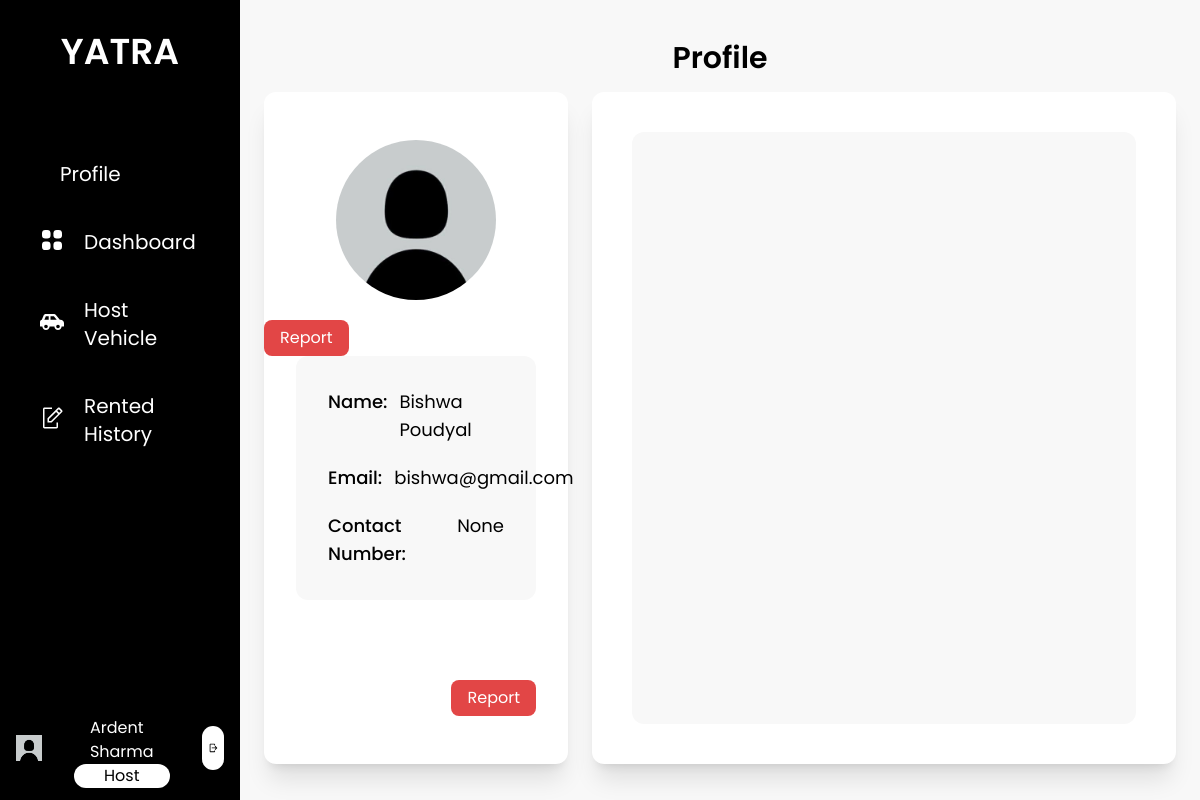
The page /viewprofileenduser/3 (signed in) on the database its author committed.
### base/models.py (models this page shows, shortened)
class Host(models.Model):
    user = models.OneToOneField(User, on_delete=models.CASCADE, related_name="host")
    first_name = models.CharField(max_length=25)
    last_name = models.CharField(max_length=25)
    email = models.EmailField()
    phone_number = models.CharField(max_length=10, null= True, blank=True)
    address = models.CharField(max_length=100, null= True, blank=True)
    citizenship_id = models.CharField(max_length=20, null= True, blank=True)
    citizenship = models.ImageField(upload_to='host/profile', default='default_photo.jpg')
    pic = models.ImageField(upload_to='host/profile', default='default_profile.jpg')
    is_approved = models.CharField(max_length=10, choices=status, default="Pending")
    is_blocked = models.BooleanField(default=False)

class EndUser(models.Model):
    user = models.OneToOneField(User, on_delete=models.CASCADE, related_name="enduser")
    first_name = models.CharField(max_length=25)
    last_name = models.CharField(max_length=25)
    email = models.EmailField()
    phone_number = models.CharField(max_length=10, null= True, blank=True)
    citizenship_id = models.CharField(max_length=20, null= True, blank=True)
    citizenship = models.ImageField(upload_to='enduser/profile',  default='default_photo.jpg')
    license_no = models.CharField(max_length=20, null= True, blank=True)
    license = models.ImageField(upload_to='enduser/profile',  default='default_photo.jpg')
    pic = models.ImageField(upload_to='enduser/profile', default='default_profile.jpg')
    is_approved = models.CharField(max_length=10, choices=status, default="Pending")
    is_blocked = models.BooleanField(default=False)

### base/views.py (the view)
# urls.py: path('viewprofileenduser/<str:pk>', views.view_profile_enduser, name='view_profile_enduser'),
def view_profile_enduser(request, pk):
    enduser = EndUser.objects.get(id=pk)
    renthistory = Rents.objects.filter(renter=enduser, vehicle__host=request.user.host)
    report = ReportUser.objects.filter(by=request.user, to=enduser.user)
    if report.count() > 0:
        report_button = False
    else:
        report_button = True
    context = {
        'enduser': enduser,
        'renthistory': renthistory,
        'report_button': report_button
    }
    return render(request, 'host/enduser_profile.html', context)

### base/templatetags/user_group.py (called while the page is built)
@register.filter(name='has_group')
def has_group(user, group_name):
    return user.groups.filter(name=group_name).exists()

### base/templates/host/enduser_profile.html (shortened to what this page needs)
{% extends 'base/base.html' %}
{% load static %}
{% load user_group %}
{% block content %}
<div class="flex flex-col h-screen px-6 py-10 w-full bg-theme">
    <p class="text-center text-3xl font-semibold pt pb-4">Profile</p>
    <div class="flex flex-row h-full gap-6">
        <div class="bg-white h-full flex flex-col w-1/3 py-12 rounded-xl justify-between shadow-xl">
            <img src="{{ enduser.pic.url }}" style="object-fit: contain" alt="" class="mx-auto mb-5 w-40 h-40 object-cover rounded-full ">
            {% if report_button %}
                <form action="{% url 'report_user' to=enduser.user_id %}" method="get" style="margin-bottom: 0px;">
                    <button type="submit" class="bg-danger px-4 py-1.5 mr-4 mb-0 text-white rounded-lg">Report</button>
                </form>
            {% endif %}
            <div class="flex flex-col bg-theme  mx-8 p-8 text-lg rounded-xl">
                <div class="flex mb-5">
                    <p class="font-medium">Name:</p>
                    <p class="ml-3">{{ enduser.first_name }} {{ enduser.last_name }}</p>
                </div>
                <div class="flex mb-5">
                    <p class="font-medium">Email:</p>
                    <p class="ml-3">{{ enduser.email }}</p>
                </div>
                <div class="flex">
                    <p class="font-medium">Contact Number:</p>
                    <p class="ml-3">{{ enduser.phone_number }}</p>
                </div>
            </div>
            <div class="flex w-fll justify-end mt-20 mx-4">
                <form action="{% url 'report_user' to=enduser.user_id %}" method="get" style="margin-bottom: 0px;">
                    <button type="submit" class="bg-danger px-4 py-1.5 mr-4 mb-0 text-white rounded-lg">Report</button>
                </form>
            </div>
        </div>
        <div class="bg-white h-full flex flex-col w-2/3 justify-between rounded-xl shadow-xl">
            <div class="flex flex-col bg-theme m-10 p-8 text-lg rounded-xl h-full relative">
            </div>
        </div>
    </div>
</div>
{% endblock content%}

### base/templates/base/base.html (shortened to what this page needs)
{% load static tailwind_tags %}
{% load user_group %}
<html lang="en">
<head>
    {% tailwind_css %}
</head>
<body class="font-poppins min-h-screen">
    <div class="flex flex-row">
        <div class="flex w-1/5 bg-black h-screen text-white">
            <div class="w-full relative">
                <div class="flex justify-center pb-8">
                    <a href="{% url 'home' %}" class="py-8">
                        <span class="text-4xl text-center font-semibold">YATRA</span>
                    </a>
                </div>
                {% if user|has_group:'host' %}
                <div class="text-xl">
                    {% with request.resolver_match.url_name as url_name %}
                    <ul class="px-4">
                        <a href="{% url 'host_profile' %}" class="nav-bar-items {% if url_name == 'host_profile' or url_name == 'host_update_profile' %}active{% endif %}">
                            <li class="nav-bar-li">
                                Profile
                            </li>
                        </a>
                        <a href="{% url 'host_dashboard' %}" class="nav-bar-items {% if url_name == 'host_dashboard' %} active {% endif %}">
                            <img src="{% static 'images/dashboard.svg' %}" alt="">
                            <li class="nav-bar-li">
                                Dashboard
                            </li>
                        </a>
                        <a href="{% url 'host_vehicles' %}" class="nav-bar-items {% if url_name == 'host_vehicles' or url_name == 'add_vehicles' %} active {% endif %}">
                            <img src="{% static 'images/Vehicle.svg' %}" alt="">
                            <li class="nav-bar-li">
                               Host Vehicle
                            </li>
                        </a>
                        <a href="{% url 'rented_history' %}" class="nav-bar-items{% if url_name == 'rented_history' or url_name == 'report_user' %} active {% endif %}">
                            <img src="{% static 'images/request.svg' %}" alt="">
                            <li class="nav-bar-li">
                                Rented History
                            </li>
                        </a>
                    </ul>
                    {% endwith %}
                </div>
                <div class="flex flex-row absolute bottom-0 justify-evenly py-3 px-4 w-full">
                    <a href="{% url 'host_profile' %}" class=" ">
                        <img src="{% static 'images/default_profile.jpg' %}" style="object-fit: contain" alt="" class="w-20 h-20 object-cover rounded-full ">
                    </a>
                    <div class="flex flex-col px-8 justify-evenly">
                        <p class="text-generalBackground px-4 mt-2 ">{{ user.host.first_name }} {{ user.host.last_name }}</p>
                        <p class="text-gray px-4 text-center rounded-xl bg-white text-black py-0.75 ">Host</p>
                    </div>
                    <div class="ml-auto my-auto flex-end p-1.5 bg-white rounded-full">
                        <a href="{% url 'logout' %}">
                            <img src="{% static 'images/logout.svg' %}" alt="" class="h-8">
                        </a>
                    </div>
                </div>
                {% endif %}
            </div>
        </div>
        <div class="flex w-4/5 h-screen relative overflow-y-auto">
            {% block content %}
            {% endblock content%}
        </div>
    </div>
</body>
</html>

### rows shown on the page
EndUser: pic (placeholder picture), first_name "Bishwa", last_name "Poudyal", email "bishwa@gmail.com", phone_number "None"

### other values the page prints
{{ user.host.first_name }} "Ardent"
{{ user.host.last_name }} "Sharma"
